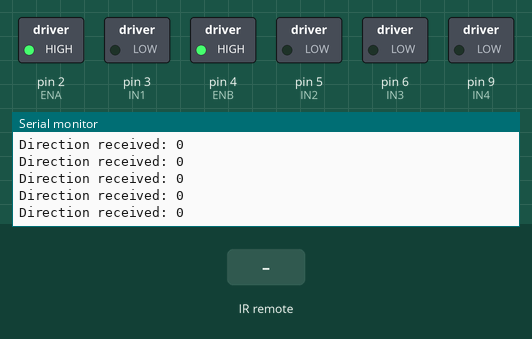
Recording of a sketch running on a simulated Arduino Uno, built with avr-gcc and run on an emulated ATmega328P. Parts: switched loads named in the sketch (green lamp = pin HIGH), the last lines printed to the serial monitor. The test bench sets the inputs (shaded band).

Above: at 1.2 s.
1.3 s: infrared code 0xF609FD02 received
At 2.5 s:
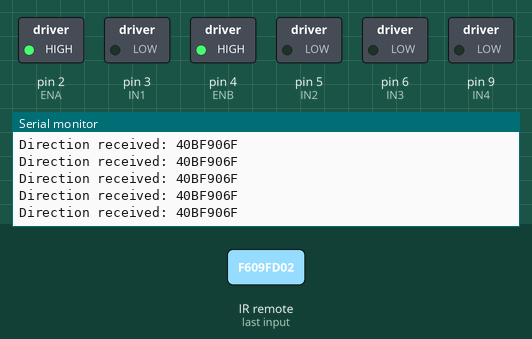
2.8 s: infrared code 0xF50AFD02 received
At 3.7 s:
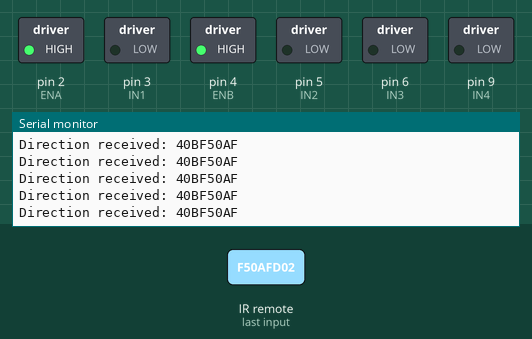
4.3 s: infrared code 0xF708FD02 received
At 4.9 s:
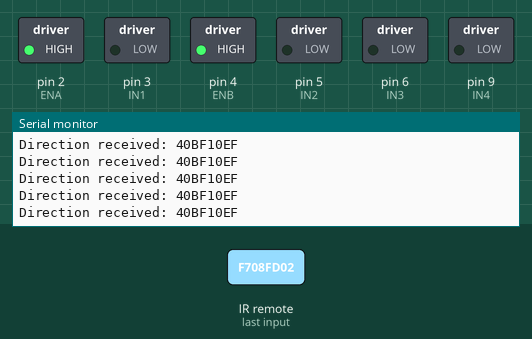

The sketch:

CarBackup.ino
```cpp
#include <IRremote.h>

int pin_number = 8;

// Motor pins
const int IN1 = 3;
const int IN2 = 5;
const int IN3 = 6;
const int IN4 = 9;
const int ENA = 2;
const int ENB = 4;

// Direction button codes
const unsigned long FORWARD = 0xF609FD02;
const unsigned long BACK    = 0xFE01FD02;
const unsigned long LEFT    = 0xF50AFD02;
const unsigned long RIGHT   = 0xF708FD02;
const unsigned long LASER   = 0xF40BFD02;

const unsigned long TIMEOUT_MS = 100;  // ms to freeze if no signal

unsigned long last_direction    = 0;  // store last valid button
unsigned long last_signal_time  = 0;

void setup()
{
  Serial.begin(9600);
  IrReceiver.begin(pin_number, ENABLE_LED_FEEDBACK);

  pinMode(IN1, OUTPUT);
  pinMode(IN2, OUTPUT);
  pinMode(IN3, OUTPUT);
  pinMode(IN4, OUTPUT);
  pinMode(ENA, OUTPUT);
  pinMode(ENB, OUTPUT);

  analogWrite(ENA, 241);  // full speed
  analogWrite(ENB, 240);  // full speed
}

void loop()
{
  if (IrReceiver.decode())
  {
    unsigned long direction = IrReceiver.decodedIRData.decodedRawData;

    // store last valid direction (ignore repeat 0)
    if (direction != 0)
    {
      last_direction = direction;
    }

    last_signal_time = millis(); // update time on any signal
    IrReceiver.resume();
  }

  // Check TIMEOUT_MS: freeze if no signal for TIMEOUT_MS
  if (millis() - last_signal_time > TIMEOUT_MS)
  {
    freeze();
    last_direction = 0;  // reset
  }
  else
  {
    Serial.print("Direction received: ");
    Serial.println(last_direction, HEX);

    if      (last_direction == FORWARD) forward();
    else if (last_direction == BACK)    back();
    else if (last_direction == LEFT)    left();
    else if (last_direction == RIGHT)   right();
    else                                freeze();
  }
}

void freeze()
{
  digitalWrite(IN1, LOW);
  digitalWrite(IN2, LOW);
  digitalWrite(IN3, LOW);
  digitalWrite(IN4, LOW);
}

void forward()
{
  digitalWrite(IN1, HIGH);
  digitalWrite(IN2, LOW);
  digitalWrite(IN3, HIGH);
  digitalWrite(IN4, LOW);
}

void back()
{
  digitalWrite(IN1, LOW);
  digitalWrite(IN2, HIGH);
  digitalWrite(IN3, LOW);
  digitalWrite(IN4, HIGH);
}

void right()
{
  digitalWrite(IN1, LOW);
  digitalWrite(IN2, HIGH);
  digitalWrite(IN3, HIGH);
  digitalWrite(IN4, LOW);
}

void left()
{
  digitalWrite(IN1, HIGH);
  digitalWrite(IN2, LOW);
  digitalWrite(IN3, LOW);
  digitalWrite(IN4, HIGH);
}
```

Measured:
- after the input at 1.3 s, the serial monitor: prints a new line at once (image 1)
- after the input at 2.8 s, the serial monitor: prints a new line at once (image 2)
- after the input at 4.3 s, the serial monitor: prints a new line at once (image 3)
